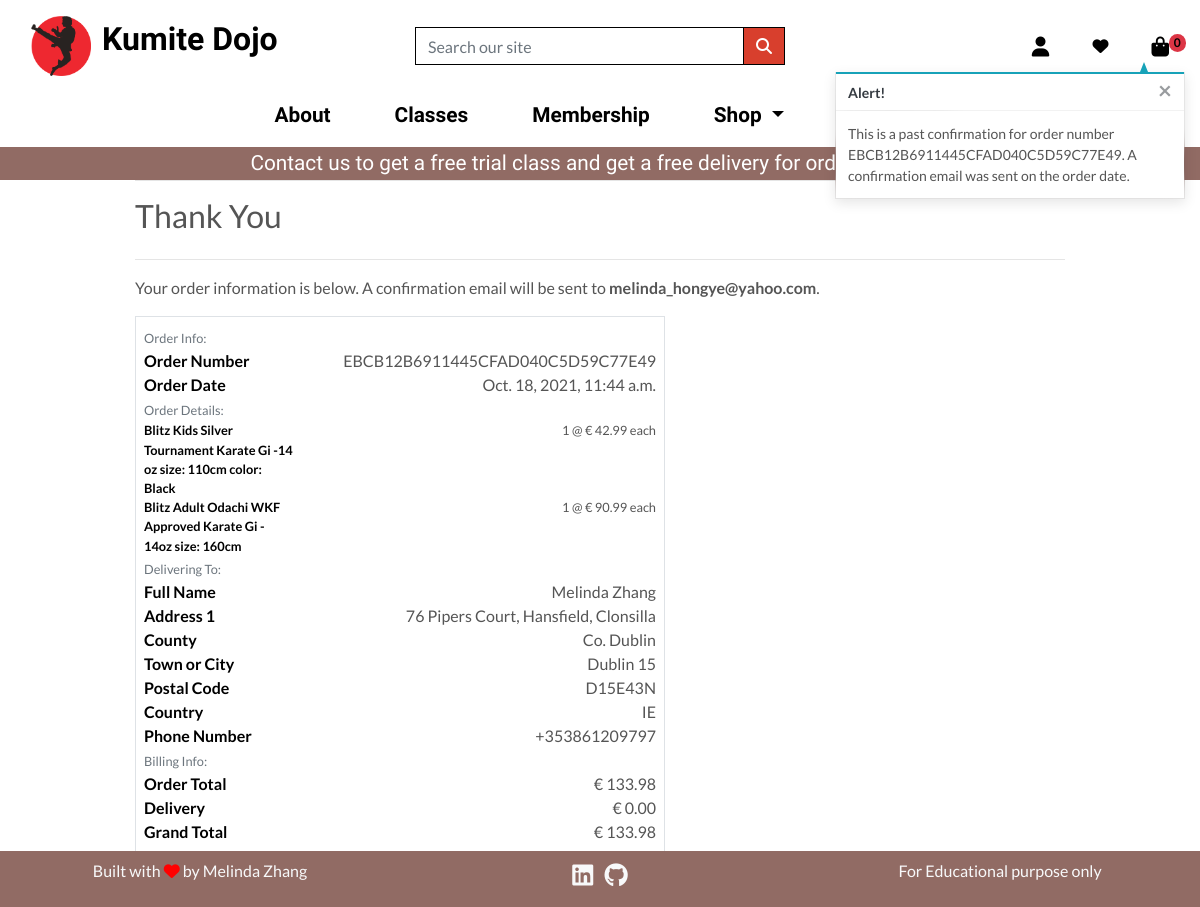
Page /profile/order_history/EBCB12B6911445CFAD040C5D59C77E49 on the committed database.
### checkout/models.py (models this page shows, shortened)
class Order(models.Model):
    order_number = models.CharField(max_length=32, null=False, editable=False)
    user_profile = models.ForeignKey(
        UserProfile,
        on_delete=models.SET_NULL,
        null=True,
        blank=True,
        related_name="orders",
    )
    full_name = models.CharField(max_length=50, null=False, blank=False)
    email = models.EmailField(max_length=254, null=False, blank=False)
    phone_number = models.CharField(max_length=20, null=False, blank=False)
    country = CountryField(blank_label="Country *", null=False, blank=False)
    postcode = models.CharField(max_length=20, null=True, blank=True)
    town_or_city = models.CharField(max_length=40, null=False, blank=False)
    street_address1 = models.CharField(max_length=80, null=False, blank=False)
    street_address2 = models.CharField(max_length=80, null=True, blank=True)
    county = models.CharField(max_length=80, null=True, blank=True)
    date = models.DateTimeField(auto_now_add=True)
    delivery_cost = models.DecimalField(
        max_digits=6, decimal_places=2, null=False, default=0
    )
    order_total = models.DecimalField(
        max_digits=10, decimal_places=2, null=False, default=0
    )
    grand_total = models.DecimalField(
        max_digits=10, decimal_places=2, null=False, default=0
    )
    original_bag = models.TextField(null=False, blank=False, default="")
    stripe_pid = models.CharField(max_length=254, null=False, blank=False, default="")

class OrderLineItem(models.Model):
    order = models.ForeignKey(
        Order,
        null=False,
        blank=False,
        on_delete=models.CASCADE,
        related_name="lineitems",
    )
    product = models.ForeignKey(
        Product, null=False, blank=False, on_delete=models.CASCADE
    )
    variations = models.ManyToManyField(Variation, blank=True)
    quantity = models.IntegerField(null=False, blank=False, default=0)
    lineitem_total = models.DecimalField(
        max_digits=6, decimal_places=2, null=False, blank=False, editable=False
    )

### products/models.py (models this page shows, shortened)
class Product(models.Model):
    category = models.ForeignKey(
        "Category", null=True, blank=True, on_delete=models.SET_NULL
    )
    name = models.CharField(max_length=254)
    slug = models.SlugField(max_length=254, unique=True)
    description = models.TextField()
    price = models.DecimalField(max_digits=6, decimal_places=2)
    stock = models.IntegerField(default=True)
    rating = models.DecimalField(max_digits=6, decimal_places=1, null=True, blank=True)
    timestamp = models.DateTimeField(auto_now_add=False, auto_now=True)
    updated = models.DateTimeField(auto_now_add=False, auto_now=True)
    active = models.BooleanField(default=True)
    is_featured = models.BooleanField(default=False)
    class Meta:
        unique_together = ("name", "slug")

class Variation(models.Model):
    product = models.ForeignKey(Product, on_delete=models.CASCADE)
    variation_category = models.CharField(
        max_length=100, choices=variation_category_choice
    )
    variation_value = models.CharField(max_length=100)
    updated = models.DateTimeField(auto_now_add=False, auto_now=True)
    active = models.BooleanField(default=True)
    objects = VariationManager()

### profiles/views.py (the view)
# urls.py: path("order_history/<order_number>", views.order_history, name="order_history"),
def order_history(request, order_number):
    order = get_object_or_404(Order, order_number=order_number)
    messages.info(
        request,
        (
            f"This is a past confirmation for order number {order_number}. "
            "A confirmation email was sent on the order date."
        ),
    )
    template = "checkout/checkout_success.html"
    context = {
        "order": order,
        "from_profile": True,
    }
    return render(request, template, context)

### bag/views.py (called while the page is built)
def _bag_id(request):
    bag = request.session.session_key
    if not bag:
        bag = request.session.create()
    return bag

### checkout/templates/checkout/checkout_success.html (shortened to what this page needs)
{% extends "base.html" %}
{% load static %}
{% block extra_css %}
    <link rel="stylesheet" href="{% static 'checkout/css/checkout.css' %}">
{% endblock %}
{% block page_header %}
    <div class="container header-container">
    </div>
{% endblock%}
{% block content %}
<div class="overlay"></div>
<div class="container">
    <div class="row">
        <div class="col">
            <hr>
            <h2 class="title mb-4">Thank You</h2>
            <hr>
            <p>Your order information is below. A confirmation email will be sent to <strong>{{ order.email }}</strong>.</p>
        </div>
    </div>
    <div class="row">
        <div class="col-12 col-lg-7">
            <div class="order-confirmation-wrapper p-2 border">
                <div class="row">
                    <div class="col">
                        <small class="text-muted">Order Info:</small>
                    </div>
                </div>
                <div class="row">
                    <div class="col-12 col-md-4">
                        <p class="mb-0 text-black font-weight-bold">Order Number</p>
                    </div>
                    <div class="col-12 col-md-8 text-md-right">
                        <p class="mb-0">{{ order.order_number }}</p>
                    </div>
                </div>
                <div class="row">
                    <div class="col-12 col-md-4">
                        <p class="mb-0 text-black font-weight-bold">Order Date</p>
                    </div>
                    <div class="col-12 col-md-8 text-md-right">
                        <p class="mb-0">{{ order.date }}</p>
                    </div>
                </div>
                <div class="row">
                    <div class="col">
                        <small class="text-muted">Order Details:</small>
                    </div>
                </div>
                {% for item in order.lineitems.all %}
                    <div class="row">
                        <div class="col-12 col-md-4">
                            <p class="small mb-0 text-black font-weight-bold">
                                {{ item.product.name }}
                                {%for variation in item.variations.all%}
                                    {{variation.variation_category}}: {{variation.variation_value}}
                                {%endfor%}
                            </p>
                        </div>
                        <div class="col-12 col-md-8 text-md-right">
                            <p class="small mb-0">{{ item.quantity }} @ € {{ item.product.price }} each</p>
                        </div>
                    </div>
                {% endfor %}
                <div class="row">
                    <div class="col">
                        <small class="text-muted">Delivering To:</small>
                    </div>
                </div>
                <div class="row">
                    <div class="col-12 col-md-4">
                        <p class="mb-0 text-black font-weight-bold">Full Name</p>
                    </div>
                    <div class="col-12 col-md-8 text-md-right">
                        <p class="mb-0">{{ order.full_name }}</p>
                    </div>
                </div>
                <div class="row">
                    <div class="col-12 col-md-4">
                        <p class="mb-0 text-black font-weight-bold">Address 1</p>
                    </div>
                    <div class="col-12 col-md-8 text-md-right">
                        <p class="mb-0">{{ order.street_address1 }}</p>
                    </div>
                </div>
                {% if order.county %}
                    <div class="row">
                        <div class="col-12 col-md-4">
                            <p class="mb-0 text-black font-weight-bold">County</p>
                        </div>
                        <div class="col-12 col-md-8 text-md-right">
                            <p class="mb-0">{{ order.county }}</p>
                        </div>
                    </div>
                {% endif %}
                <div class="row">
                    <div class="col-12 col-md-4">
                        <p class="mb-0 text-black font-weight-bold">Town or City</p>
                    </div>
                    <div class="col-12 col-md-8 text-md-right">
                        <p class="mb-0">{{ order.town_or_city }}</p>
                    </div>
                </div>
                {% if order.postcode %}
                    <div class="row">
                        <div class="col-12 col-md-4">
                            <p class="mb-0 text-black font-weight-bold">Postal Code</p>
                        </div>
                        <div class="col-12 col-md-8 text-md-right">
                            <p class="mb-0">{{ order.postcode }}</p>
                        </div>
                    </div>
                {% endif %}
                <div class="row">
                    <div class="col-12 col-md-4">
                        <p class="mb-0 text-black font-weight-bold">Country</p>
                    </div>
                    <div class="col-12 col-md-8 text-md-right">
                        <p class="mb-0">{{ order.country }}</p>
                    </div>
                </div>
                <div class="row">
                    <div class="col-12 col-md-4">
                        <p class="mb-0 text-black font-weight-bold">Phone Number</p>
                    </div>
                    <div class="col-12 col-md-8 text-md-right">
                        <p class="mb-0">{{ order.phone_number }}</p>
                    </div>
                </div>
                <div class="row">
                    <div class="col">
                        <small class="text-muted">Billing Info:</small>
                    </div>
                </div>
                <div class="row">
                    <div class="col-12 col-md-4">
                        <p class="mb-0 text-black font-weight-bold">Order Total</p>
                    </div>
                    <div class="col-12 col-md-8 text-md-right">
                        <p class="mb-0">€ {{ order.order_total }}</p>
                    </div>
                </div>
                <div class="row">
                    <div class="col-12 col-md-4">
                        <p class="mb-0 text-black font-weight-bold">Delivery</p>
                    </div>
                    <div class="col-12 col-md-8 text-md-right">
                        <p class="mb-0">€ {{ order.delivery_cost }}</p>
                    </div>
                </div>
                <div class="row">
                    <div class="col-12 col-md-4">
                        <p class="mb-0 text-black font-weight-bold">Grand Total</p>
                    </div>
                    <div class="col-12 col-md-8 text-md-right">
                        <p class="mb-0">€ {{ order.grand_total }}</p>
                    </div>
                </div>
            </div>
        </div>
    </div>
    <div class="row">
        <div class="col-12 co-lg-7 text-right">
            {% if from_profile %}
            <a href="{% url 'profile' %}" class="btn btn-red rounded-0 my-2">
                <span class="icon mr-2">
                </span>
                <span class="text-uppercase">Back to profile</span>
            </a>
            {% endif %}
        </div>
    </div>
</div>
{% endblock %}

### static/css/base.css (style rules this page uses)
html { height: 100%; }
* { box-sizing: border-box; }
body { color: #555; font-family: 'Lato'; min-height: 100%; position:relative; padding-bottom:[footer-height] }
.btn-red { background: #d83f2d; color: white; }
.text-black { color: #000 !important; }
.overlay { height: 100%; width: 100%; top: 0; left: 0; position: fixed; background: white; z-index: -1; }
@media (min-width: 1200px) { .container { max-width: 80%; } }
@media (min-width: 992px) { .header-container { padding-top: 164px; } }

### rows in the picture
Order: email "melinda_hongye@yahoo.com", order_number "EBCB12B6911445CFAD040C5D59C77E49", date "Oct. 18, 2021, 11:44 a.m.", full_name "Melinda Zhang", street_address1 "76 Pipers Court, Hansfield, Clonsilla", county "Co. Dublin", town_or_city "Dublin 15", postcode "D15E43N", country "IE", phone_number "+353861209797", order_total "133.98", delivery_cost "0.00", grand_total "133.98"
OrderLineItem: product.name "Blitz Kids Silver Tournament Karate Gi -14 oz", quantity "1", product.price "42.99"
Variation: variation_category "size", variation_value "110cm"
Variation: variation_category "color", variation_value "Black"
OrderLineItem: product.name "Blitz Adult Odachi WKF Approved Karate Gi - 14oz", quantity "1", product.price "90.99"
Variation: variation_category "size", variation_value "160cm"

### other values in the picture
{{ product_count }} "0"
{{ message }} "This is a past confirmation for order number EBCB12B6911445CFAD040C5D59C77E49. A confirmation email was sent on the order date."
